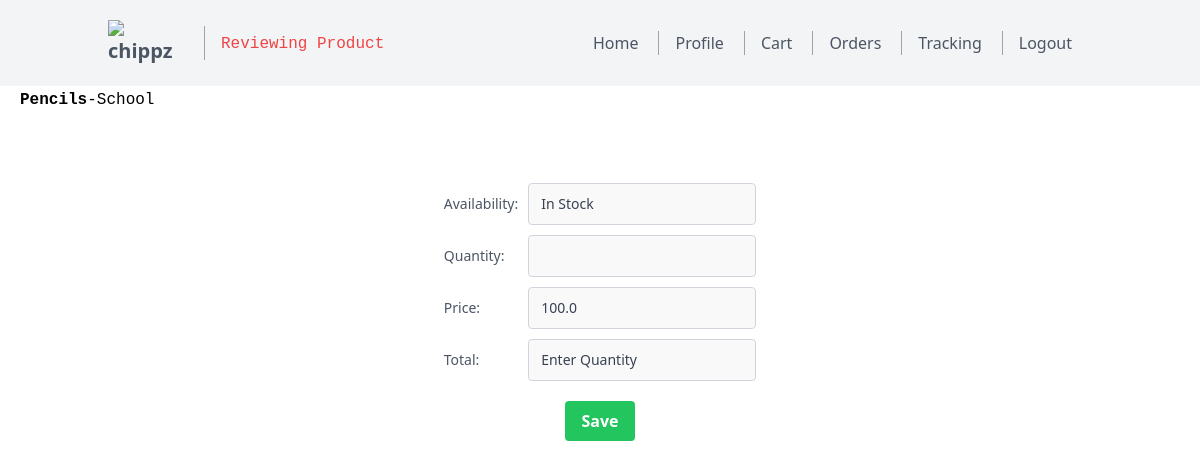
The page /cart/47/review_product (signed in) on the database as committed earlier.
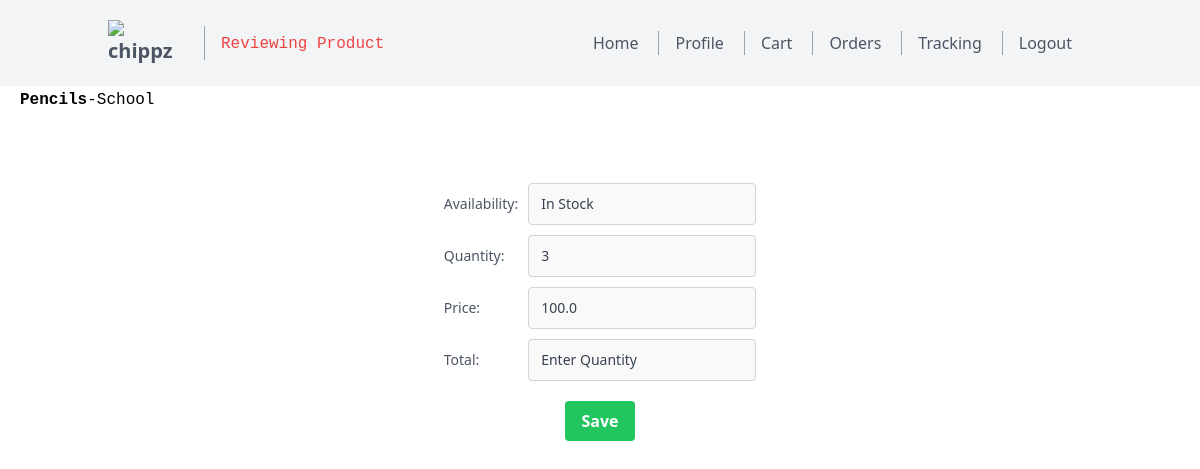
The same page on the database as committed later.
### models.py (models this page shows)
class Cart(db.Model):
    __TableName__ = 'cart'
    cartid = db.Column(db.Integer, primary_key=True, autoincrement=True, nullable=False, unique=True)
    userid = db.Column(db.Integer, db.ForeignKey('user.userid'), nullable=False)
    productid = db.Column(db.Integer, db.ForeignKey('product.productid'), nullable=False)
    quantity = db.Column(db.Integer, nullable=False)

### routes.py (the view)
@app.route('/cart/<int:productid>/review_product')
@auth_required
def review_product(productid):
    return render_template('cart/review_product.html',product=Product.query.filter_by(productid=productid).first(),nav="review_product",category=Category.query.filter_by(categoryid=Product.query.filter_by(productid=productid).first().categoryid).first(),cart=Cart.query.filter_by(userid=session['user_id'],productid=productid).first())

### routes.py (called while the page is built)
def auth_required(func):
    @wraps(func)
    def inner(*args, **kwargs):
        if 'user_id' not in session:
            flash('Please login to continue')
            return redirect(url_for('login'))
        return func(*args, **kwargs)
    return inner

### templates/cart/review_product.html (shortened to what this page needs)
{% extends 'layout.html' %}
{% block content %}
<code style="margin-left:20px;margin-top:15px;"><strong>{{product.productname}}</strong>-{{category.categoryname}}</code>
<div style="display: flex; justify-content: center; align-items: center; height: 50vh;">
    <form action="" method="POST" style="text-align:left;">
        <div style="text-align: center;">
            <div style="margin-bottom: 10px; display: flex; justify-content: space-between; align-items: center;">
                <label for="availability" class="leading-7 text-sm text-gray-600" style="margin-right: 10px;">Availability:</label>
                <input type="text" id="availability" value="{%if product.quantity>30%}In Stock {%elif 0<product.quantity<30%}Running Out Of Stock {%else%}Out Of Stock{%endif%}" name="availability" class="leading-7 text-sm bg-gray-100 bg-opacity-50 rounded border border-gray-300 focus:border-indigo-500 focus:bg-white focus:ring-2 focus:ring-indigo-200 text-base outline-none text-gray-700 py-1 px-3 leading-8 transition-colors duration-200 ease-in-out" disabled required >
            </div>
            <div style="margin-bottom: 10px; display: flex; justify-content: space-between; align-items: center;">
                <label for="quantity" class="leading-7 text-sm text-gray-600" style="margin-right: 10px;">Quantity:</label>
                <input type="text" id="quantity" value="{{cart.quantity}}" name="quantity" class="leading-7 text-sm bg-gray-100 bg-opacity-50 rounded border border-gray-300 focus:border-indigo-500 focus:bg-white focus:ring-2 focus:ring-indigo-200 text-base outline-none text-gray-700 py-1 px-3 leading-8 transition-colors duration-200 ease-in-out"autofocus  required oninput="updateTotal()">
            </div>
            <div style="margin-bottom: 10px; display: flex; justify-content: space-between; align-items: center;">
                <label for="price" class="leading-7 text-sm text-gray-600" style="margin-right: 10px;">Price:</label>
                <input type="text" id="price" name="price" value="{{product.rateperunit}}" class="leading-7 text-sm bg-gray-100 bg-opacity-50 rounded border border-gray-300 focus:border-indigo-500 focus:bg-white focus:ring-2 focus:ring-indigo-200 text-base outline-none text-gray-700 py-1 px-3 leading-8 transition-colors duration-200 ease-in-out" disabled required >
            </div>
            <div style="margin-bottom: 10px; display: flex; justify-content: space-between; align-items: center;">
                <label for="total" class="leading-7 text-sm text-gray-600" style="margin-right: 10px;">Total:</label>
                <input type="text" id="total" name="total" value="Enter Quantity" class="leading-7 text-sm bg-gray-100 bg-opacity-50 rounded border border-gray-300 focus:border-indigo-500 focus:bg-white focus:ring-2 focus:ring-indigo-200 text-base outline-none text-gray-700 py-1 px-3 leading-8 transition-colors duration-200 ease-in-out" disabled required >
            </div>
            <button type="submit" class="bg-green-500 hover:bg-green-700 text-white font-bold py-2 px-4 rounded" style="margin-top: 10px;">Save</button>
        </div>
    </form>
</div>
{% endblock %}

Rows that differ between the two databases and show on the page:
added Cart: quantity "3"
